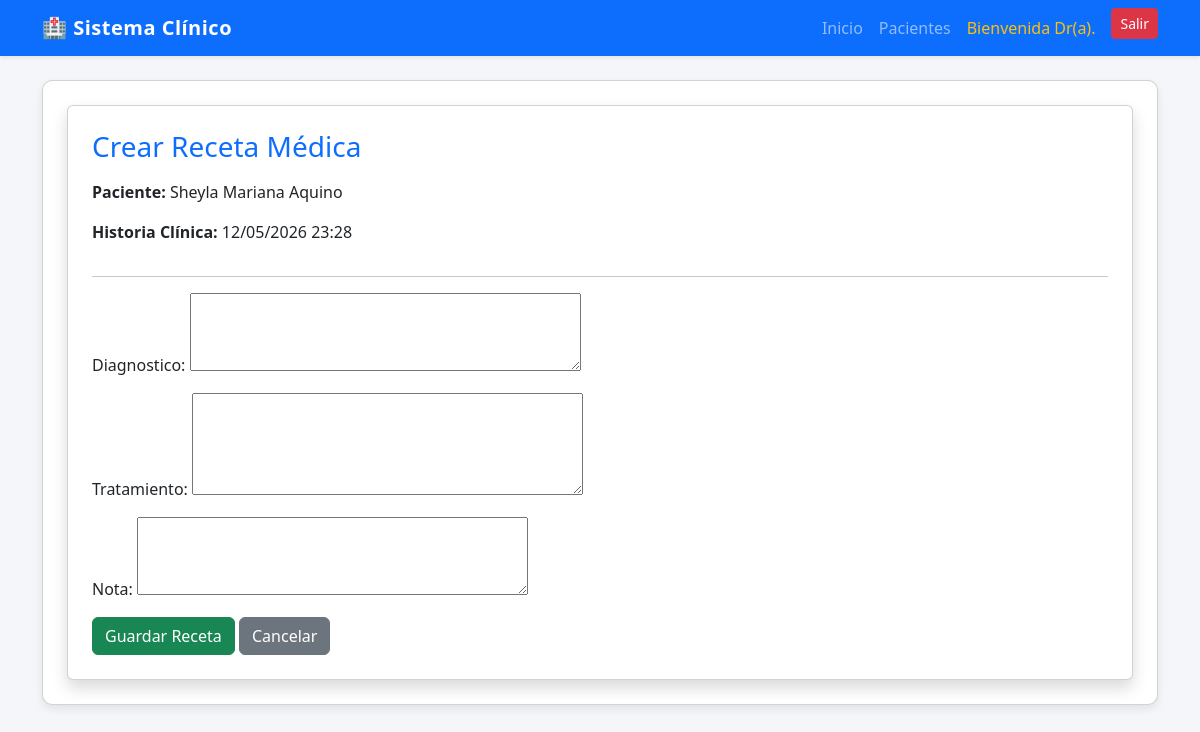
Page /historia/1/receta/nueva/ (signed in) on the committed database.
### sistema/models.py (models this page shows, shortened)
class Paciente(models.Model):
    nombre = models.CharField(max_length=200)
    edad = models.IntegerField()
    estado_civil = models.CharField(max_length=100)
    religion = models.CharField(max_length=100, blank=True, null=True)
    ocupacion = models.CharField(max_length=150)
    procedencia = models.CharField(max_length=150)
    telefono = models.CharField(max_length=20, blank=True, null=True)

class HistoriaClinica(models.Model):
    paciente = models.ForeignKey(Paciente, on_delete=models.CASCADE)
    motivo_consulta = models.TextField()
    historia_enfermedad = models.TextField()
    medicos = models.TextField(blank=True, null=True)
    quirurgicos = models.TextField(blank=True, null=True)
    alergicos = models.TextField(blank=True, null=True)
    traumaticos = models.TextField(blank=True, null=True)
    g = models.CharField(max_length=10, blank=True, null=True)
    p = models.CharField(max_length=10, blank=True, null=True)
    c = models.CharField(max_length=10, blank=True, null=True)
    a = models.CharField(max_length=10, blank=True, null=True)
    hv = models.CharField(max_length=10, blank=True, null=True)
    hm = models.CharField(max_length=10, blank=True, null=True)
    menarquia = models.CharField(max_length=50, blank=True, null=True)
    coitarquia = models.CharField(max_length=50, blank=True, null=True)
    no_parejas = models.IntegerField(blank=True, null=True)
    fur = models.DateField(blank=True, null=True)
    ciclos_menstruales = models.CharField(max_length=100, blank=True, null=True)
    planificacion_familiar = models.CharField(max_length=150, blank=True, null=True)
    pa = models.CharField(max_length=50, blank=True, null=True)
    fc = models.CharField(max_length=50, blank=True, null=True)
    fr = models.CharField(max_length=50, blank=True, null=True)
    temperatura = models.CharField(max_length=50, blank=True, null=True)
    so2 = models.CharField(max_length=50, blank=True, null=True)
    peso = models.CharField(max_length=50, blank=True, null=True)
    talla = models.CharField(max_length=50, blank=True, null=True)
    imc = models.CharField(max_length=50, blank=True, null=True)
    impresion_clinica = models.TextField(blank=True, null=True)
    tratamiento = models.TextField(blank=True, null=True)
    laboratorios = models.TextField(blank=True, null=True)
    proxima_cita = models.DateField(blank=True, null=True)
    fecha_creacion = models.DateTimeField(auto_now_add=True)

### sistema/views.py (the view)
# urls.py: path("historia/<int:historia_id>/receta/nueva/", views.crear_receta, name="crear_receta"),
@login_required
def crear_receta(request, historia_id):
    historia = get_object_or_404(HistoriaClinica, id=historia_id)
    if request.method == "POST":
        form = RecetaMedicaForm(request.POST)
        if form.is_valid():
            receta = form.save(commit=False)
            receta.historia = historia
            receta.save()
            return redirect("detalle_paciente", id=historia.paciente.id)
    else:
        form = RecetaMedicaForm()
    return render(request, "pacientes/crear_receta.html", {
        "historia": historia,
        "paciente": historia.paciente,
        "form": form
    })

### sistema/forms.py
class RecetaMedicaForm(forms.ModelForm):
    class Meta:
        model = RecetaMedica
        fields = ["diagnostico", "tratamiento", "nota"]
        widgets = {
            "diagnostico": forms.Textarea(attrs={"rows": 3}),
            "tratamiento": forms.Textarea(attrs={"rows": 4}),
            "nota": forms.Textarea(attrs={"rows": 3}),
        }

### templates/pacientes/crear_receta.html (shortened to what this page needs)
{% extends 'base.html' %}
{% block content %}
<div class="card shadow p-4">
    <h3 class="mb-3 text-primary">Crear Receta Médica</h3>
    <p><strong>Paciente:</strong> {{ paciente.nombre }}</p>
    <p><strong>Historia Clínica:</strong> {{ historia.fecha_creacion|date:"d/m/Y H:i" }}</p>
    <hr>
    <form method="POST">
        {{ form.as_p }}
        <button type="submit" class="btn btn-success">
            Guardar Receta
        </button>
        <a href="{% url 'detalle_paciente' paciente.id %}" class="btn btn-secondary">
            Cancelar
        </a>
    </form>
</div>
{% endblock %}

### templates/base.html (style rules this page uses)
body { background-color: #f4f6f9; }

### rows in the picture
Paciente: nombre "Sheyla Mariana Aquino"
HistoriaClinica: fecha_creacion "12/05/2026 23:28"
